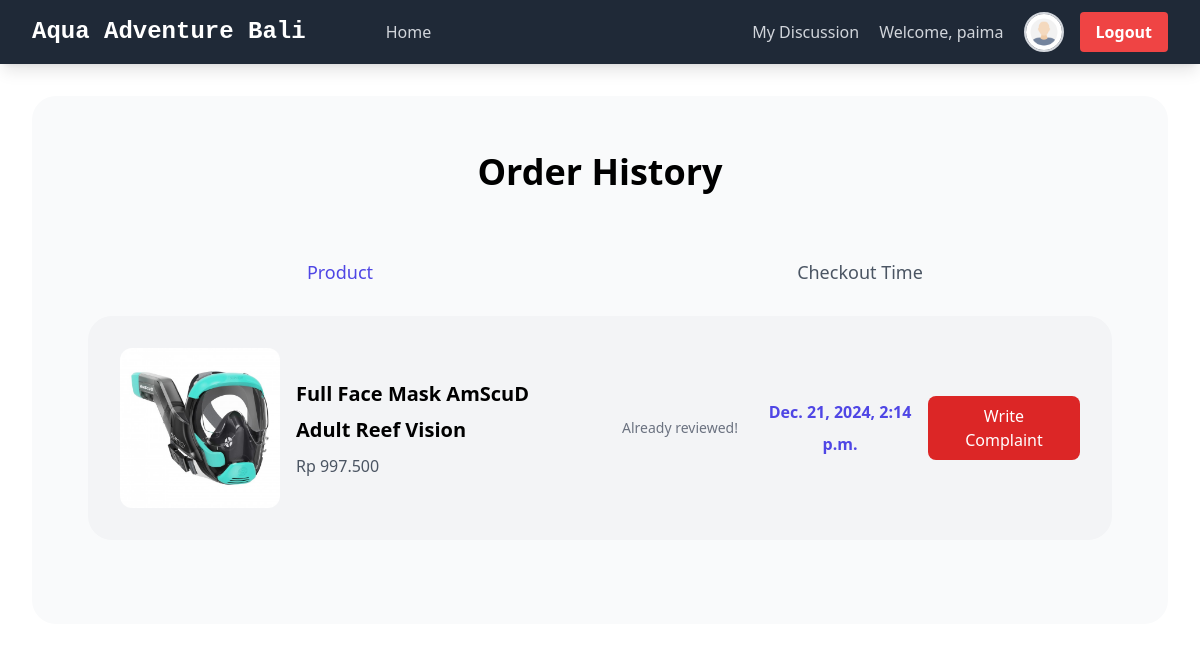
The page /transaction-history (signed in) on the database as committed earlier.
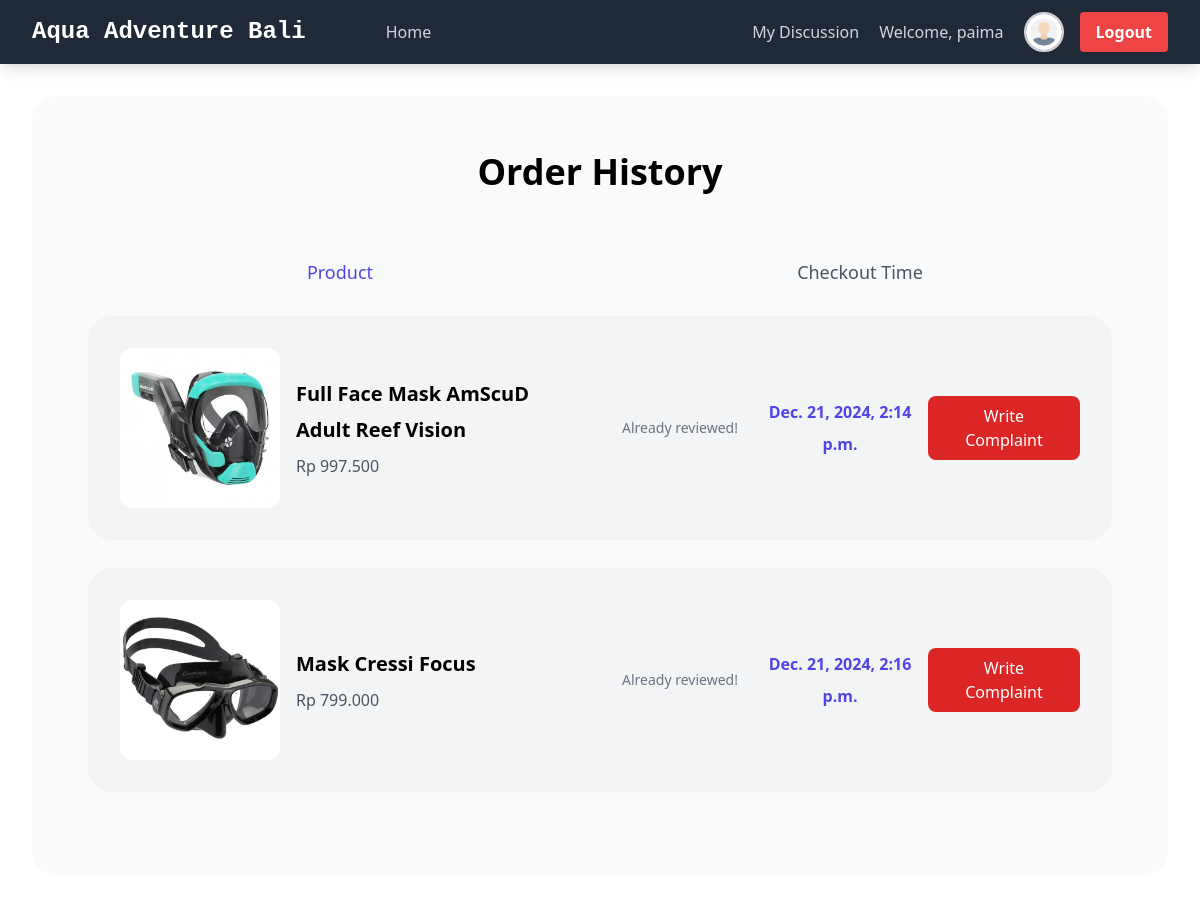
The same page on the database as committed later.
### main/models.py (models this page shows, shortened)
class UserProfile(models.Model):
    user = models.OneToOneField(User, related_name="profile", on_delete=models.CASCADE)
    roles = (
        ('CUSTOMER', 'Customer'),
        ('ADMIN', 'Admin'),
    )
    role = models.CharField(max_length=10, choices=roles, default='CUSTOMER')
    profile_picture = models.ImageField(upload_to='profile_pictures/', blank=True, null=True, default='static/ikon_botak/foto_ikon.jpg')
    alamat = models.TextField(blank=True, null=True)  # Alamat opsional
    birthdate = models.DateField(null=True, blank=True)  # Tanggal lahir opsional
    phone_number = models.CharField(max_length=15, null=True, blank=True)  # Nomor telepon opsional
    bio = models.TextField(null=True, blank=True)  # Deskripsi diri opsional
    date_joined = models.DateTimeField(auto_now_add=True)

class Transaction(models.Model):
    id = models.UUIDField(primary_key=True, default=uuid.uuid4, editable=False)
    product = models.ForeignKey(Product, on_delete=models.CASCADE)
    user = models.ForeignKey(User, related_name="transaction", on_delete=models.CASCADE)  # Relasi balik ke user
    name = models.CharField(max_length=255)
    email = models.CharField(max_length=255)
    phone_number = models.CharField(max_length=255)
    checkout_time = models.DateTimeField(auto_now_add=True)

class Product(models.Model):
    id = models.UUIDField(primary_key=True, default = uuid.uuid4, editable = False)
    name = models.CharField(max_length=255)
    kategori = models.CharField(max_length=255)
    harga = models.IntegerField()
    toko = models.CharField(max_length=255)
    alamat = models.TextField()
    kontak = models.CharField(max_length=255)
    gambar = models.ImageField(upload_to="static/image/")

### main/views.py (the view)
# urls.py: path('transaction-history', view_transaction_history, name='view_transaction_history'),
@login_required(login_url='/login')
def view_transaction_history(request):
  transaction_list = Transaction.objects.filter(user=request.user)
  reviewed_products = set(Review.objects.filter(user=request.user).values_list('product_id', flat=True))
  complained_products = set(Report.objects.filter(user=request.user).values_list('product_id', flat=True))
  for transaction in transaction_list:
    transaction.has_reviewed = transaction.product.id in reviewed_products
    transaction.has_complained = transaction.product.id in complained_products
    transaction.product.formatted_harga = f"{format(transaction.product.harga, ',').replace(',', '.')}"
  context = {
    'transaction_list': transaction_list,
    'user': request.user
    }
  return render(request, "transaction_history.html", context)

### main/templates/transaction_history.html (shortened to what this page needs)
{% extends "base.html" %}
{% block content %}
{% include "navbar.html" %}
<section class="py-24 bg-white">
    <div class="w-full max-w-7xl mx-auto px-4 md:px-8">
        <div class="main-data p-8 sm:p-14 bg-gray-50 rounded-3xl">
            <h2 class="text-center font-manrope font-semibold text-4xl text-black mb-16">Order History</h2>
            <div class="grid grid-cols-6 gap-4 pb-7">
                <div class="col-span-1 col-start-2 flex justify-center">
                    <p class="font-medium text-lg leading-8 text-indigo-600">Product</p>
                </div>
                <div class="col-span-1 col-start-4 flex justify-center max-lg:hidden">
                </div>
                <div class="col-span-1 col-start-5 flex justify-center max-lg:hidden">
                    <p class="font-medium text-lg leading-8 text-gray-600">Checkout Time</p>
                </div>
            </div>
            {% if not transaction_list %}
                <div class="flex flex-col items-center justify-center min-h-[24rem] p-6">
                    <p class="text-center text-gray-600 mt-4">You Haven't Checkout Any Product</p>
                </div>
            {% else %}
                {% for transaction in transaction_list %}
                <div
                    class="box p-8 rounded-3xl bg-gray-100 grid grid-cols-6 mb-7 transition-all duration-500 hover:bg-indigo-50 max-lg:max-w-xl max-lg:mx-auto">
                    <div class="col-span-8 sm:col-span-4 lg:col-span-1 sm:row-span-4 lg:row-span-1">
                        <img src="{{ transaction.product.gambar.url }}" alt="product image" class="max-lg:w-auto max-sm:mx-auto rounded-xl object-cover">
                    </div>
                    <div
                        class="col-span-8 sm:col-span-4 lg:col-span-2 flex h-full justify-center px-4 flex-col max-lg:items-center">
                        <h5 class="font-manrope font-semibold text-xl leading-9 text-black mb-1 whitespace-normal break-words">
                            {{ transaction.product.name }}</h5>
                            <p class="font-normal text-base leading-7 text-gray-600 max-md:text-center">Rp {{ transaction.product.formatted_harga }}</p>
                    </div>
                    <div class="col-span-1 sm:col-span-4 lg:col-span-1 flex items-center justify-center">
                        {% if transaction.has_reviewed %}
                            <span class="text-gray-500 text-sm text-center">Already reviewed!</span>
                        {% else %}
                            <button onclick="openReviewModal('{{ transaction.product.id }}')" class="bg-indigo-600 text-white px-4 py-2 rounded-lg hover:bg-indigo-700 transition-colors duration-200 cursor-pointer">
                                Write Review
                            </button>
                        {% endif %}
                    </div>
                    <div class="col-span-8 sm:col-span-4 lg:col-span-1 flex items-center justify-center ">
                        <p class="font-semibold text-base leading-8 text-indigo-600 text-center whitespace-normal break-words max-w-xs">{{ transaction.checkout_time }}</p>
                    </div>
                    <div class="col-span-8 sm:col-span-4 lg:col-span-1 flex items-center justify-center ">
                        {% if transaction.has_complained %}
                            <span class="text-gray-500 text-sm text-center ml-2">Complaint submitted!</span>
                        {% else %}
                            <button onclick="openComplaintModal('{{ transaction.product.id }}')" class="bg-red-600 text-white px-4 py-2 rounded-lg hover:bg-red-700 transition-colors duration-200 cursor-pointer ml-2">
                                Write Complaint
                            </button>
                        {% endif %}
                    </div>
                </div>
                {% endfor %}
            {% endif %}
        </div>
    </div>
</section>
{% endblock content %}

### templates/base.html (shortened to what this page needs)
{% load static %}
<!DOCTYPE html>
<html lang="en">
<head>
    <script src="https://cdn.tailwindcss.com"></script>
    <link rel="stylesheet" href="{% static 'css/style.css' %}">
</head>
<body>
    {% block content %} {% endblock content %}
</body>
</html>

### templates/navbar.html (shortened to what this page needs)
<nav class="bg-gray-800 shadow-lg fixed top-0 left-0 z-40 w-screen">
  <div class="max-w-7xl mx-auto px-4 sm:px-6 lg:px-8">
    <div class="flex items-center justify-between h-16 ">
      <div class="flex items-center mr-20">
        <a href="{% url 'main:show_main' %}"><h1 class="text-2xl font-bold text-center text-white" style="font-family: monospace;">Aqua Adventure Bali</h1></a>
      </div>
      <div class="hidden md:flex items-center space-x-8">
          <a href="{% url 'main:show_main' %}"><h1 class="text-center text-gray-300 hover:text-white">Home</h1></a>
      </div>
      <div class="hidden md:flex items-center ml-auto space-x-4">
          {% if user.is_authenticated %}
            <div class="text-center flex items-center space-x-2">
              <div id="showUserDiscussion" class="hidden md:flex items-center space-x-8">
                <a href="{% url 'main:show_user_discussion' user.id %}"><h1 class="text-center text-gray-300 hover:text-white">My Discussion</h4></a>
              </div>
              <span class="block text-center text-gray-300 px-3 py-2">Welcome, {{ user.username }}</span>
              <div class="relative">
                <div onclick="toggleMenu()" class="cursor-pointer">
                    {% if user.profile.profile_picture %}
                        <img src="{{ user.profile.profile_picture.url }}" alt="Profile Picture" class="w-10 h-10 rounded-full border-2 border-gray-300">
                    {% else %}
                        <img src="./static/ikon_botak/foto_ikon.jpg" class="w-10 h-10 rounded-full border-2 border-gray-300" alt="Default Profile Icon">
                    {% endif %}
                </div>
            </div>
          </div>
          <a href="{% url 'main:logout_user' %}" class="bg-red-500 hover:bg-red-600 text-white font-bold py-2 px-4 rounded transition duration-300 ml-12">
            Logout
          </a>
          {% endif %}
        </div>
    </div>
  </div>
</nav>

Rows that differ between the two databases and show on the page:
added Transaction: product.gambar (picture), shows "Already reviewed!"
